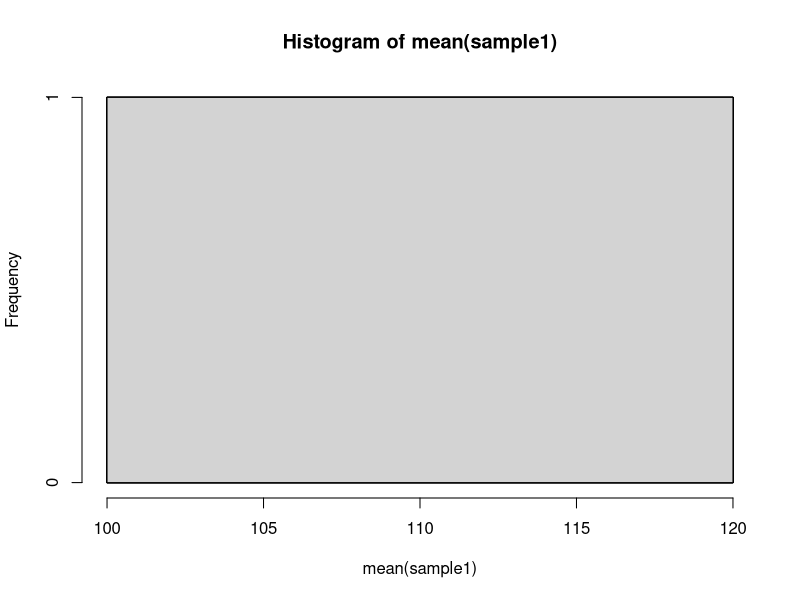
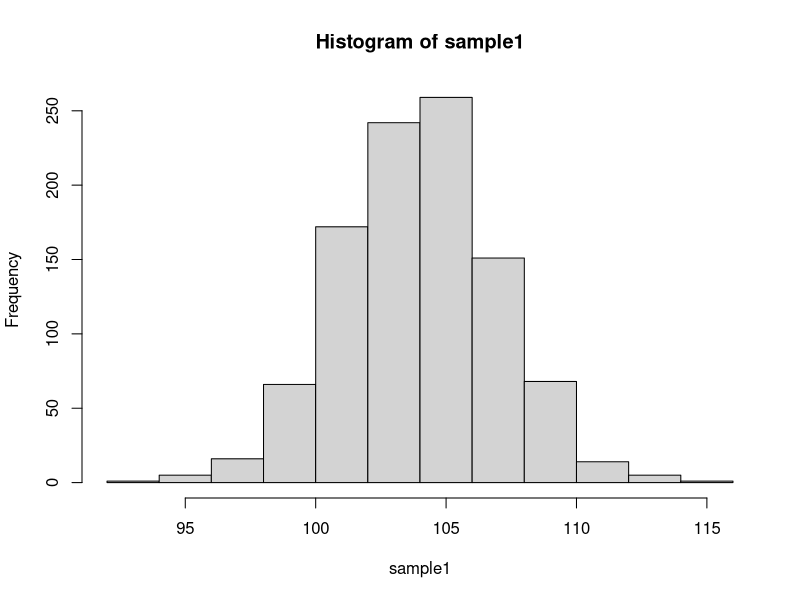

Here is the R script that generated these plots, in order:
## ---- chunk 1
u1 <- 104
s1 <- 3
n <- 1000

sample1 <- rnorm(n, u1, s1)
hist(mean(sample1))
for (i in 1:9) {
  sample <- rnorm(n, u1, s1)
  hist(mean(sample), add = TRUE)
}


summary(sample1)
## ---- chunk 2
hist(sample1)
